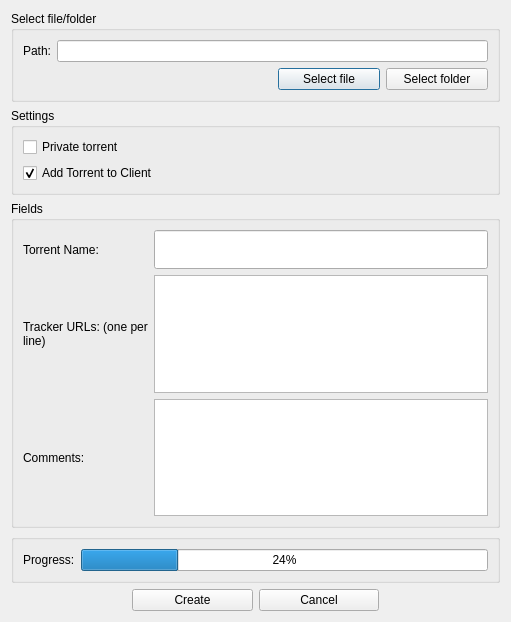
<?xml version="1.0" encoding="UTF-8"?>
<ui version="4.0">
 <class>CreateTorrent</class>
 <widget class="QDialog" name="CreateTorrent">
  <property name="geometry">
   <rect>
    <x>0</x>
    <y>0</y>
    <width>511</width>
    <height>622</height>
   </rect>
  </property>
  <property name="windowTitle">
   <string>Dialog</string>
  </property>
  <layout class="QVBoxLayout" name="verticalLayout_2">
   <item>
    <widget class="QGroupBox" name="fileGroup">
     <property name="title">
      <string>Select file/folder</string>
     </property>
     <layout class="QVBoxLayout" name="verticalLayout_4">
      <item>
       <layout class="QHBoxLayout" name="horizontalLayout">
        <item>
         <widget class="QLabel" name="label_3">
          <property name="text">
           <string>Path:</string>
          </property>
         </widget>
        </item>
        <item>
         <widget class="QLineEdit" name="pathField"/>
        </item>
       </layout>
      </item>
      <item>
       <layout class="QHBoxLayout" name="fileSelect" stretch="5,2,2">
        <item>
         <spacer name="horizontalSpacer">
          <property name="orientation">
           <enum>Qt::Horizontal</enum>
          </property>
          <property name="sizeHint" stdset="0">
           <size>
            <width>40</width>
            <height>20</height>
           </size>
          </property>
         </spacer>
        </item>
        <item>
         <widget class="QPushButton" name="selectFile">
          <property name="text">
           <string>Select file</string>
          </property>
         </widget>
        </item>
        <item>
         <widget class="QPushButton" name="selectFolder">
          <property name="text">
           <string>Select folder</string>
          </property>
         </widget>
        </item>
       </layout>
      </item>
     </layout>
    </widget>
   </item>
   <item>
    <widget class="QGroupBox" name="settingsGroup">
     <property name="title">
      <string>Settings</string>
     </property>
     <layout class="QVBoxLayout" name="verticalLayout_5">
      <item>
       <layout class="QVBoxLayout" name="verticalLayout_3">
        <item>
         <widget class="QCheckBox" name="privateCheckBox">
          <property name="text">
           <string>Private torrent</string>
          </property>
         </widget>
        </item>
        <item>
         <widget class="QCheckBox" name="addToClient_check">
          <property name="text">
           <string>Add Torrent to Client</string>
          </property>
          <property name="checked">
           <bool>true</bool>
          </property>
         </widget>
        </item>
       </layout>
      </item>
     </layout>
    </widget>
   </item>
   <item>
    <widget class="QGroupBox" name="fieldGroup">
     <property name="title">
      <string>Fields</string>
     </property>
     <layout class="QHBoxLayout" name="horizontalLayout_4">
      <item>
       <layout class="QHBoxLayout" name="horizontalLayout_2">
        <item>
         <layout class="QVBoxLayout" name="verticalLayout_6" stretch="1,3,3">
          <item>
           <widget class="QLabel" name="label_5">
            <property name="text">
             <string>Torrent Name:</string>
            </property>
           </widget>
          </item>
          <item>
           <widget class="QLabel" name="label_2">
            <property name="text">
             <string>Tracker URLs: (one per line)</string>
            </property>
            <property name="wordWrap">
             <bool>true</bool>
            </property>
           </widget>
          </item>
          <item>
           <widget class="QLabel" name="label">
            <property name="text">
             <string>Comments:</string>
            </property>
           </widget>
          </item>
         </layout>
        </item>
        <item>
         <layout class="QVBoxLayout" name="verticalLayout" stretch="1,3,3">
          <item>
           <widget class="QLineEdit" name="torrentName">
            <property name="sizePolicy">
             <sizepolicy hsizetype="Expanding" vsizetype="Expanding">
              <horstretch>0</horstretch>
              <verstretch>0</verstretch>
             </sizepolicy>
            </property>
            <property name="minimumSize">
             <size>
              <width>0</width>
              <height>0</height>
             </size>
            </property>
           </widget>
          </item>
          <item>
           <widget class="QTextEdit" name="trackerUrls"/>
          </item>
          <item>
           <widget class="QTextEdit" name="comments"/>
          </item>
         </layout>
        </item>
       </layout>
      </item>
     </layout>
    </widget>
   </item>
   <item>
    <widget class="QGroupBox" name="groupBox">
     <property name="title">
      <string/>
     </property>
     <layout class="QHBoxLayout" name="horizontalLayout_3">
      <item>
       <widget class="QLabel" name="label_4">
        <property name="text">
         <string>Progress:</string>
        </property>
       </widget>
      </item>
      <item>
       <widget class="QProgressBar" name="progressBar">
        <property name="value">
         <number>24</number>
        </property>
       </widget>
      </item>
     </layout>
    </widget>
   </item>
   <item>
    <layout class="QHBoxLayout" name="finalButtons" stretch="1,1,1,1">
     <item>
      <spacer name="horizontalSpacer_2">
       <property name="orientation">
        <enum>Qt::Horizontal</enum>
       </property>
       <property name="sizeHint" stdset="0">
        <size>
         <width>40</width>
         <height>20</height>
        </size>
       </property>
      </spacer>
     </item>
     <item>
      <widget class="QPushButton" name="buttonCreate">
       <property name="text">
        <string>Create</string>
       </property>
      </widget>
     </item>
     <item>
      <widget class="QPushButton" name="buttonCancel">
       <property name="text">
        <string>Cancel</string>
       </property>
      </widget>
     </item>
     <item>
      <spacer name="horizontalSpacer_3">
       <property name="orientation">
        <enum>Qt::Horizontal</enum>
       </property>
       <property name="sizeHint" stdset="0">
        <size>
         <width>40</width>
         <height>20</height>
        </size>
       </property>
      </spacer>
     </item>
    </layout>
   </item>
  </layout>
 </widget>
 <resources/>
 <connections/>
</ui>
